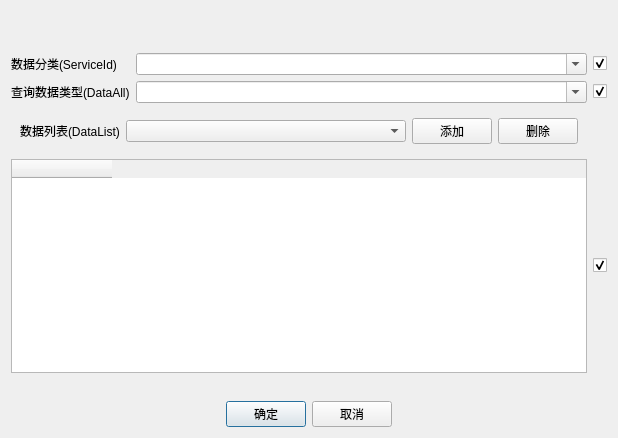
<?xml version="1.0" encoding="UTF-8"?>
<ui version="4.0">
 <class>CTcpEdgeTestDevServiceDlg</class>
 <widget class="QDialog" name="CTcpEdgeTestDevServiceDlg">
  <property name="geometry">
   <rect>
    <x>0</x>
    <y>0</y>
    <width>618</width>
    <height>438</height>
   </rect>
  </property>
  <property name="sizePolicy">
   <sizepolicy hsizetype="Expanding" vsizetype="Expanding">
    <horstretch>0</horstretch>
    <verstretch>0</verstretch>
   </sizepolicy>
  </property>
  <property name="windowTitle">
   <string>连接</string>
  </property>
  <layout class="QGridLayout" name="gridLayout">
   <property name="margin">
    <number>0</number>
   </property>
   <item row="3" column="0">
    <layout class="QHBoxLayout" name="horizontalLayout">
     <property name="margin">
      <number>11</number>
     </property>
     <item>
      <spacer name="horizontalSpacer">
       <property name="orientation">
        <enum>Qt::Horizontal</enum>
       </property>
       <property name="sizeHint" stdset="0">
        <size>
         <width>40</width>
         <height>20</height>
        </size>
       </property>
      </spacer>
     </item>
     <item>
      <widget class="QPushButton" name="btnOK">
       <property name="text">
        <string>确定</string>
       </property>
      </widget>
     </item>
     <item>
      <widget class="QPushButton" name="btnCancel">
       <property name="text">
        <string>取消</string>
       </property>
      </widget>
     </item>
     <item>
      <spacer name="horizontalSpacer_2">
       <property name="orientation">
        <enum>Qt::Horizontal</enum>
       </property>
       <property name="sizeHint" stdset="0">
        <size>
         <width>40</width>
         <height>20</height>
        </size>
       </property>
      </spacer>
     </item>
    </layout>
   </item>
   <item row="0" column="0">
    <layout class="QHBoxLayout" name="horizontalLayout_3">
     <item>
      <widget class="QWidget" name="title" native="true">
       <property name="minimumSize">
        <size>
         <width>0</width>
         <height>36</height>
        </size>
       </property>
       <property name="maximumSize">
        <size>
         <width>16777215</width>
         <height>36</height>
        </size>
       </property>
       <layout class="QHBoxLayout" name="horizontalLayout_4">
        <property name="margin">
         <number>0</number>
        </property>
        <item>
         <widget class="QLabel" name="titleName">
          <property name="text">
           <string/>
          </property>
         </widget>
        </item>
        <item>
         <spacer name="horizontalSpacer_3">
          <property name="orientation">
           <enum>Qt::Horizontal</enum>
          </property>
          <property name="sizeHint" stdset="0">
           <size>
            <width>255</width>
            <height>11</height>
           </size>
          </property>
         </spacer>
        </item>
       </layout>
      </widget>
     </item>
    </layout>
   </item>
   <item row="1" column="0">
    <layout class="QGridLayout" name="gridLayout_2">
     <property name="margin">
      <number>11</number>
     </property>
     <item row="1" column="0">
      <widget class="QLabel" name="labelAllData">
       <property name="text">
        <string>查询数据类型(DataAll)</string>
       </property>
      </widget>
     </item>
     <item row="1" column="1">
      <widget class="QComboBox" name="_DataAll_">
       <property name="editable">
        <bool>true</bool>
       </property>
      </widget>
     </item>
     <item row="2" column="0" colspan="2">
      <widget class="QWidget" name="widgetDataList" native="true">
       <layout class="QHBoxLayout" name="horizontalLayout_5">
        <item>
         <widget class="QLabel" name="label_7">
          <property name="text">
           <string>数据列表(DataList)</string>
          </property>
         </widget>
        </item>
        <item>
         <widget class="QComboBox" name="cbbDataList">
          <property name="sizePolicy">
           <sizepolicy hsizetype="Expanding" vsizetype="Fixed">
            <horstretch>0</horstretch>
            <verstretch>0</verstretch>
           </sizepolicy>
          </property>
         </widget>
        </item>
        <item>
         <widget class="QPushButton" name="btnAdd">
          <property name="text">
           <string>添加</string>
          </property>
          <property name="icon">
           <iconset>
            <normaloff>:/Resources/add.png</normaloff>:/Resources/add.png</iconset>
          </property>
         </widget>
        </item>
        <item>
         <widget class="QPushButton" name="btnDelete">
          <property name="text">
           <string>删除</string>
          </property>
          <property name="icon">
           <iconset>
            <normaloff>:/Resources/delete.png</normaloff>:/Resources/delete.png</iconset>
          </property>
         </widget>
        </item>
       </layout>
      </widget>
     </item>
     <item row="0" column="0">
      <widget class="QLabel" name="labelServiceId">
       <property name="text">
        <string>数据分类(ServiceId)</string>
       </property>
      </widget>
     </item>
     <item row="0" column="2">
      <widget class="QCheckBox" name="__ServiceId__">
       <property name="text">
        <string/>
       </property>
       <property name="checked">
        <bool>true</bool>
       </property>
      </widget>
     </item>
     <item row="1" column="2">
      <widget class="QCheckBox" name="__DataAll__">
       <property name="text">
        <string/>
       </property>
       <property name="checked">
        <bool>true</bool>
       </property>
      </widget>
     </item>
     <item row="0" column="1">
      <widget class="QComboBox" name="_ServiceId_">
       <property name="sizePolicy">
        <sizepolicy hsizetype="Expanding" vsizetype="Fixed">
         <horstretch>0</horstretch>
         <verstretch>0</verstretch>
        </sizepolicy>
       </property>
       <property name="editable">
        <bool>true</bool>
       </property>
      </widget>
     </item>
     <item row="3" column="2">
      <widget class="QCheckBox" name="__DataList__">
       <property name="text">
        <string/>
       </property>
       <property name="checked">
        <bool>true</bool>
       </property>
      </widget>
     </item>
     <item row="3" column="0" colspan="2">
      <widget class="QTableWidget" name="_DataList_">
       <property name="minimumSize">
        <size>
         <width>0</width>
         <height>200</height>
        </size>
       </property>
       <column>
        <property name="text">
         <string/>
        </property>
       </column>
      </widget>
     </item>
    </layout>
   </item>
  </layout>
 </widget>
 <resources>
  <include location="../../../../TcpEdgeServer/TcpEdgeServer.qrc"/>
 </resources>
 <connections>
  <connection>
   <sender>btnCancel</sender>
   <signal>clicked()</signal>
   <receiver>CTcpEdgeTestDevServiceDlg</receiver>
   <slot>reject()</slot>
   <hints>
    <hint type="sourcelabel">
     <x>355</x>
     <y>574</y>
    </hint>
    <hint type="destinationlabel">
     <x>304</x>
     <y>299</y>
    </hint>
   </hints>
  </connection>
 </connections>
</ui>
